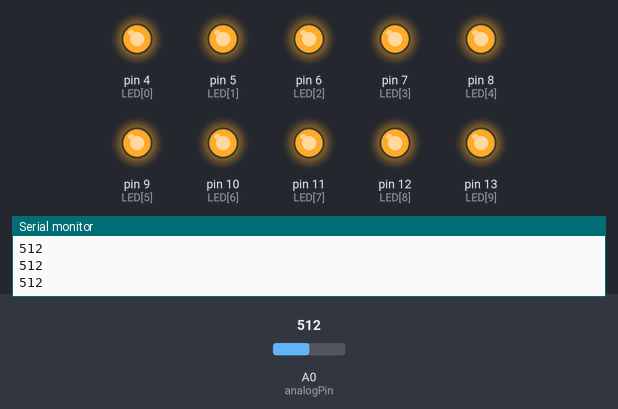
Simulated run of this sketch. Board: Arduino Uno, built with avr-gcc and run on an emulated ATmega328P. On the bench: output pins drawn as LEDs (lit = HIGH), the last lines printed to the serial monitor. The test bench sets the inputs (shaded band); at power-on: A0 (analogPin) = 512.

Above: at 1.2 s.
1.3 s: A0 (analogPin) set to 238
3.0 s: A0 (analogPin) set to 220
At 4.2 s:
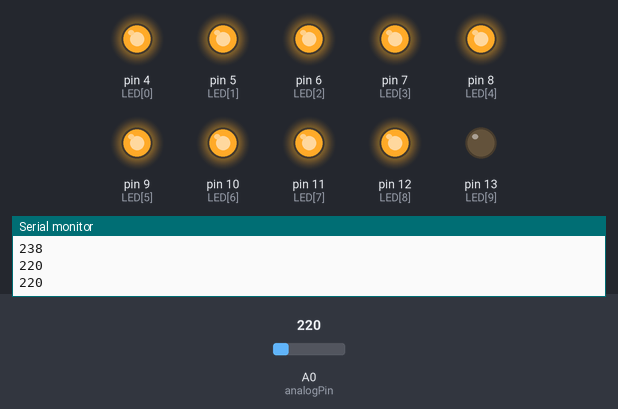
5.2 s: A0 (analogPin) set to 200
At 6.9 s:
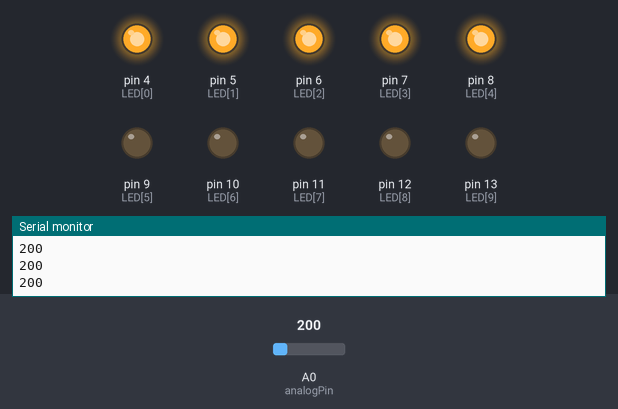
7.4 s: A0 (analogPin) set to 180
At 8.7 s:
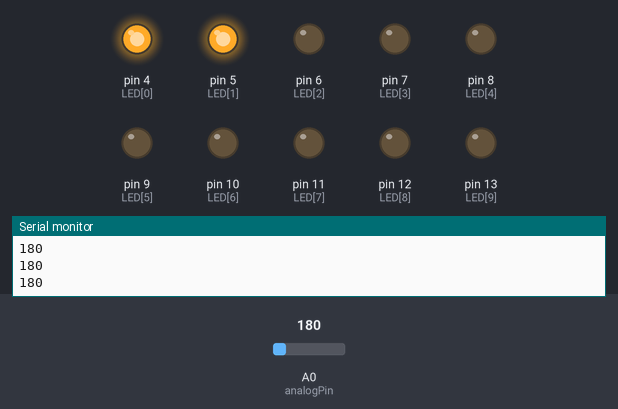
9.1 s: A0 (analogPin) set to 189
At 9.8 s:
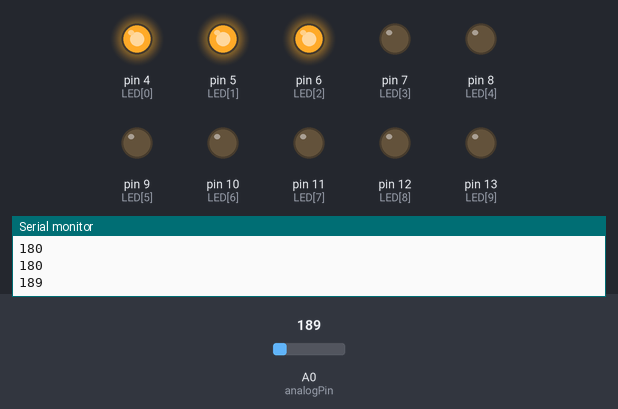
10.9 s: A0 (analogPin) set to 230
At 11.4 s:
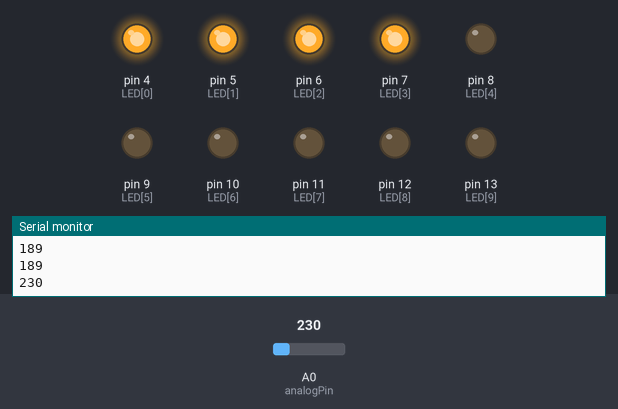
Timing chart, 0 to 13.9 s (numbered marks = the images above; inputs shaded):
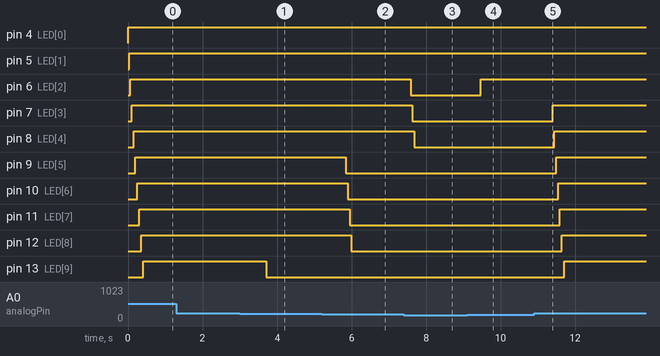

Measured:
- the behaviour switches between 221 and 220 on A0 (analogPin) (found by bisection; images 0 and 1)
- the behaviour switches between 180 and 181 on A0 (analogPin) (found by bisection; images 3 and 4)
- after the input at 3.0 s, pin 13 (LED[9]): HIGH → LOW after 0.70 s
- after the input at 5.2 s, pin 9 (LED[5]): HIGH → LOW after 0.65 s; pin 10 (LED[6]): HIGH → LOW after 0.70 s; pin 11 (LED[7]): HIGH → LOW after 0.75 s; pin 12 (LED[8]): HIGH → LOW after 0.80 s
- after the input at 7.4 s, pin 6 (LED[2]): HIGH → LOW after 0.19 s; pin 7 (LED[3]): HIGH → LOW after 0.23 s; pin 8 (LED[4]): HIGH → LOW after 0.28 s
- after the input at 9.1 s, pin 6 (LED[2]): LOW → HIGH after 0.37 s
- after the input at 10.9 s, pin 7 (LED[3]): LOW → HIGH after 0.49 s; pin 8 (LED[4]): LOW → HIGH after 0.54 s; pin 9 (LED[5]): LOW → HIGH after 0.59 s; pin 10 (LED[6]): LOW → HIGH after 0.64 s; pin 11 (LED[7]): LOW → HIGH after 0.69 s

The sketch:

cau_6.ino
```cpp
int analogPin = A0;
int analogVal;
int LED[12] = {4,5,6,7,8,9,10,11,12,13};
int num_of_led = 10;
int chunk = 100;

void setup(){
pinMode(analogPin, INPUT);
for (int i = 0; i<num_of_led; i++){
pinMode(LED[i], OUTPUT);
}
Serial.begin(9600);
}
void loop(){
analogVal = analogRead(analogPin);
Serial.println(analogVal);
int value = analogRead(analogPin);
if(value>170 ){
  digitalWrite(4, HIGH);
}else{
  digitalWrite(4, LOW);
}
delay(30);
//---------------------------
if(value>175 ){
  digitalWrite(5, HIGH);
}else{
  digitalWrite(5, LOW);
}
delay(30);
//-------------------------
if(value>180 ){
  digitalWrite(6, HIGH);
}else{
  digitalWrite(6, LOW);
}
delay(40);
//=---------------------
if(value>190 ){
  digitalWrite(7, HIGH);
}else{
  digitalWrite(7, LOW);
}
delay(50);
if(value>195 ){
  digitalWrite(8, HIGH);
}else{
  digitalWrite(8, LOW);
}
delay(50);
//=---------------------
if(value>200 ){
  digitalWrite(9, HIGH);
}else{
  digitalWrite(9, LOW);
}
delay(50);
//=---------------------
if(value>205 ){
  digitalWrite(10, HIGH);
}else{
  digitalWrite(10, LOW);
}
delay(50);
//=---------------------
if(value>210 ){
  digitalWrite(11, HIGH);
}else{
  digitalWrite(11, LOW);
}
delay(50);
//=---------------------
if(value>215 ){
  digitalWrite(12, HIGH);
}else{
  digitalWrite(12, LOW);
}
delay(60);
//=---------------------
if(value>220 ){
  digitalWrite(13, HIGH);
}else{
  digitalWrite(13, LOW);
}
delay(60);

}
```
